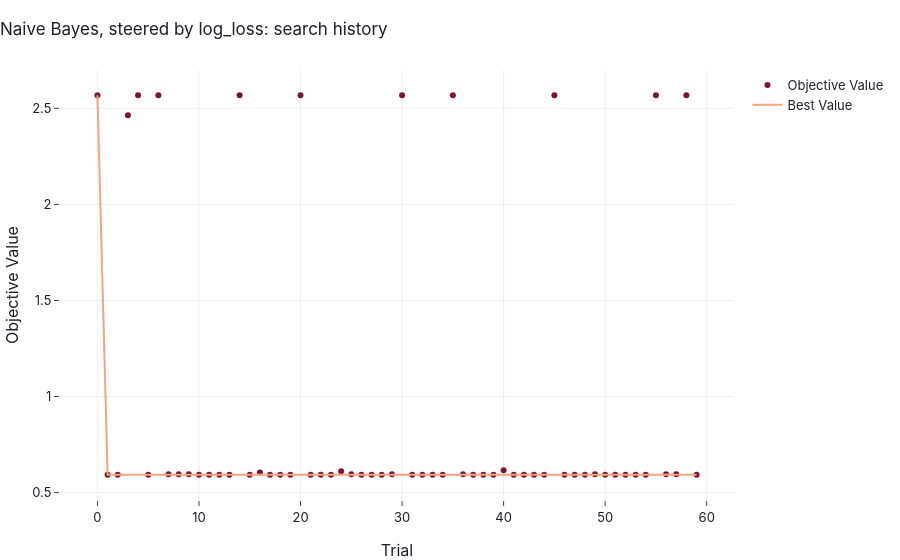
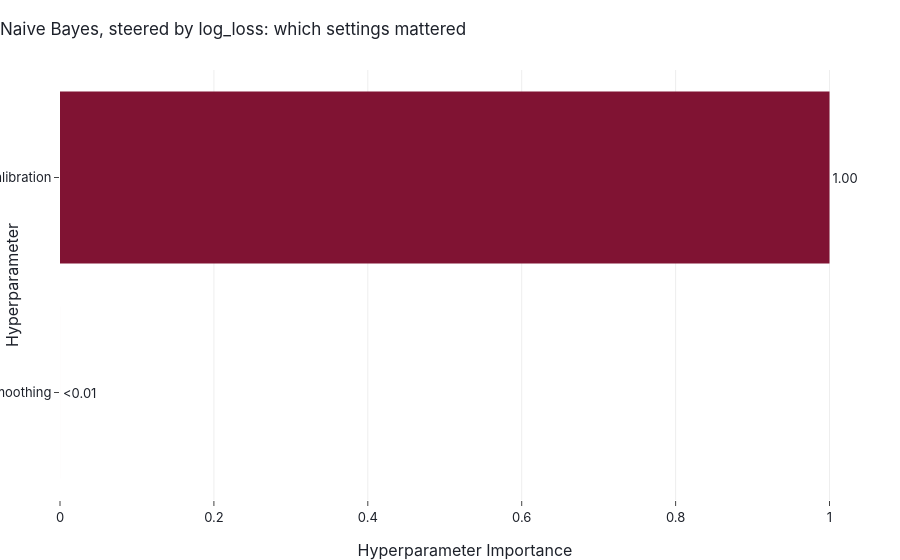
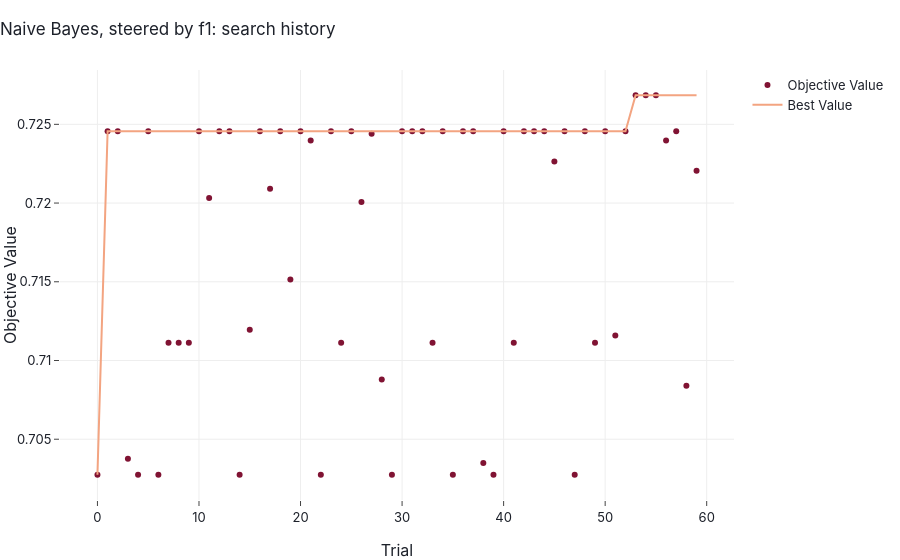
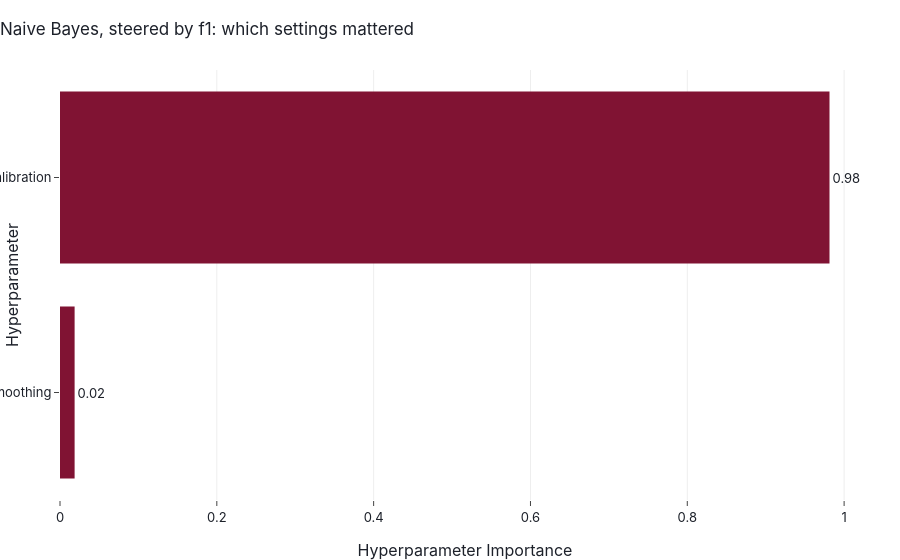

Source (notebook cell) for these figures, in order:
### Code cell
plot_search(study_nb, "Naive Bayes")

### Figure 1 — Plotly figure (JSON) as saved in the notebook; plotly's stock layout.template omitted (floating-point values rounded to 4 significant figures)
{"data": [{"mode": "markers", "name": "Objective Value", "type": "scatter", "x": [0, 1, 2, 3, 4, 5, 6, 7, 8, 9, 10, 11, 12, 13, 14, 15, 16, 17, 18, 19, 20, 21, 22, 23, 24, 25, 26, 27, 28, 29, 30, 31, 32, 33, 34, 35, 36, 37, 38, 39, 40, 41, 42, 43, 44, 45, 46, 47, 48, 49, 50, 51, 52, 53, 54, 55, 56, 57, 58, 59], "y": [2.568, 0.5929, 0.5929, 2.464, 2.568, 0.5929, 2.568, 0.5949, 0.5949, 0.5949, 0.5929, 0.5929, 0.5929, 0.5929, 2.568, 0.5929, 0.6042, 0.5929, 0.5929, 0.5929, 2.568, 0.5929, 0.5929, 0.5929, 0.611, 0.5949, 0.5929, 0.5929, 0.5929, 0.5949, 2.568, 0.5929, 0.5929, 0.5929, 0.5929, 2.568, 0.5949, 0.5929, 0.5929, 0.5929, 0.6161, 0.5929, 0.5929, 0.5929, 0.5929, 2.568, 0.5929, 0.5929, 0.5929, 0.5949, 0.5929, 0.5929, 0.5929, 0.5929, 0.5929, 2.568, 0.5949, 0.5949, 2.568, 0.5929]}, {"mode": "lines", "name": "Best Value", "type": "scatter", "x": [0, 1, 2, 3, 4, 5, 6, 7, 8, 9, 10, 11, 12, 13, 14, 15, 16, 17, 18, 19, 20, 21, 22, 23, 24, 25, 26, 27, 28, 29, 30, 31, 32, 33, 34, 35, 36, 37, 38, 39, 40, 41, 42, 43, 44, 45, 46, 47, 48, 49, 50, 51, 52, 53, 54, 55, 56, 57, 58, 59], "y": [2.568, 0.5929, 0.5929, 0.5929, 0.5929, 0.5929, 0.5929, 0.5929, 0.5929, 0.5929, 0.5929, 0.5929, 0.5929, 0.5929, 0.5929, 0.5929, 0.5929, 0.5929, 0.5929, 0.5929, 0.5929, 0.5929, 0.5929, 0.5929, 0.5929, 0.5929, 0.5929, 0.5929, 0.5929, 0.5929, 0.5929, 0.5929, 0.5929, 0.5929, 0.5929, 0.5929, 0.5929, 0.5929, 0.5929, 0.5929, 0.5929, 0.5929, 0.5929, 0.5929, 0.5929, 0.5929, 0.5929, 0.5929, 0.5929, 0.5929, 0.5929, 0.5929, 0.5929, 0.5929, 0.5929, 0.5929, 0.5929, 0.5929, 0.5929, 0.5929]}, {"marker": {"color": "#cccccc"}, "mode": "markers", "name": "Infeasible Trial", "showlegend": false, "type": "scatter", "x": [], "y": []}], "layout": {"title": {"text": "Naive Bayes, steered by log_loss: search history"}, "xaxis": {"title": {"text": "Trial"}}, "yaxis": {"title": {"text": "Objective Value"}}}}

### Figure 2 — Plotly figure (JSON) as saved in the notebook; plotly's stock layout.template omitted (floating-point values rounded to 4 significant figures)
{"data": [{"cliponaxis": false, "hovertemplate": ["var_smoothing (FloatDistribution): 1.3422522128058733e-05<extra></extra>", "calibration (CategoricalDistribution): 0.999986577477872<extra></extra>"], "name": "Objective Value", "orientation": "h", "text": ["<0.01", "1.00"], "textposition": "outside", "type": "bar", "x": [1.342e-05, 1.0], "y": ["var_smoothing", "calibration"]}], "layout": {"title": {"text": "Naive Bayes, steered by log_loss: which settings mattered"}, "xaxis": {"title": {"text": "Hyperparameter Importance"}}, "yaxis": {"title": {"text": "Hyperparameter"}}}}

### Figure 3 — Plotly figure (JSON) as saved in the notebook; plotly's stock layout.template omitted (floating-point values rounded to 4 significant figures)
{"data": [{"mode": "markers", "name": "Objective Value", "type": "scatter", "x": [0, 1, 2, 3, 4, 5, 6, 7, 8, 9, 10, 11, 12, 13, 14, 15, 16, 17, 18, 19, 20, 21, 22, 23, 24, 25, 26, 27, 28, 29, 30, 31, 32, 33, 34, 35, 36, 37, 38, 39, 40, 41, 42, 43, 44, 45, 46, 47, 48, 49, 50, 51, 52, 53, 54, 55, 56, 57, 58, 59], "y": [0.7027, 0.7246, 0.7246, 0.7038, 0.7027, 0.7246, 0.7027, 0.7111, 0.7111, 0.7111, 0.7246, 0.7203, 0.7246, 0.7246, 0.7027, 0.7119, 0.7246, 0.7209, 0.7246, 0.7151, 0.7246, 0.724, 0.7027, 0.7246, 0.7111, 0.7246, 0.7201, 0.7244, 0.7088, 0.7027, 0.7246, 0.7246, 0.7246, 0.7111, 0.7246, 0.7027, 0.7246, 0.7246, 0.7035, 0.7027, 0.7246, 0.7111, 0.7246, 0.7246, 0.7246, 0.7226, 0.7246, 0.7027, 0.7246, 0.7111, 0.7246, 0.7116, 0.7246, 0.7268, 0.7268, 0.7268, 0.724, 0.7246, 0.7084, 0.722]}, {"mode": "lines", "name": "Best Value", "type": "scatter", "x": [0, 1, 2, 3, 4, 5, 6, 7, 8, 9, 10, 11, 12, 13, 14, 15, 16, 17, 18, 19, 20, 21, 22, 23, 24, 25, 26, 27, 28, 29, 30, 31, 32, 33, 34, 35, 36, 37, 38, 39, 40, 41, 42, 43, 44, 45, 46, 47, 48, 49, 50, 51, 52, 53, 54, 55, 56, 57, 58, 59], "y": [0.7027, 0.7246, 0.7246, 0.7246, 0.7246, 0.7246, 0.7246, 0.7246, 0.7246, 0.7246, 0.7246, 0.7246, 0.7246, 0.7246, 0.7246, 0.7246, 0.7246, 0.7246, 0.7246, 0.7246, 0.7246, 0.7246, 0.7246, 0.7246, 0.7246, 0.7246, 0.7246, 0.7246, 0.7246, 0.7246, 0.7246, 0.7246, 0.7246, 0.7246, 0.7246, 0.7246, 0.7246, 0.7246, 0.7246, 0.7246, 0.7246, 0.7246, 0.7246, 0.7246, 0.7246, 0.7246, 0.7246, 0.7246, 0.7246, 0.7246, 0.7246, 0.7246, 0.7246, 0.7268, 0.7268, 0.7268, 0.7268, 0.7268, 0.7268, 0.7268]}, {"marker": {"color": "#cccccc"}, "mode": "markers", "name": "Infeasible Trial", "showlegend": false, "type": "scatter", "x": [], "y": []}], "layout": {"title": {"text": "Naive Bayes, steered by f1: search history"}, "xaxis": {"title": {"text": "Trial"}}, "yaxis": {"title": {"text": "Objective Value"}}}}

### Figure 4 — Plotly figure (JSON) as saved in the notebook; plotly's stock layout.template omitted (floating-point values rounded to 4 significant figures)
{"data": [{"cliponaxis": false, "hovertemplate": ["var_smoothing (FloatDistribution): 0.018630685891114992<extra></extra>", "calibration (CategoricalDistribution): 0.9813693141088851<extra></extra>"], "name": "Objective Value", "orientation": "h", "text": ["0.02", "0.98"], "textposition": "outside", "type": "bar", "x": [0.01863, 0.9814], "y": ["var_smoothing", "calibration"]}], "layout": {"title": {"text": "Naive Bayes, steered by f1: which settings mattered"}, "xaxis": {"title": {"text": "Hyperparameter Importance"}}, "yaxis": {"title": {"text": "Hyperparameter"}}}}
